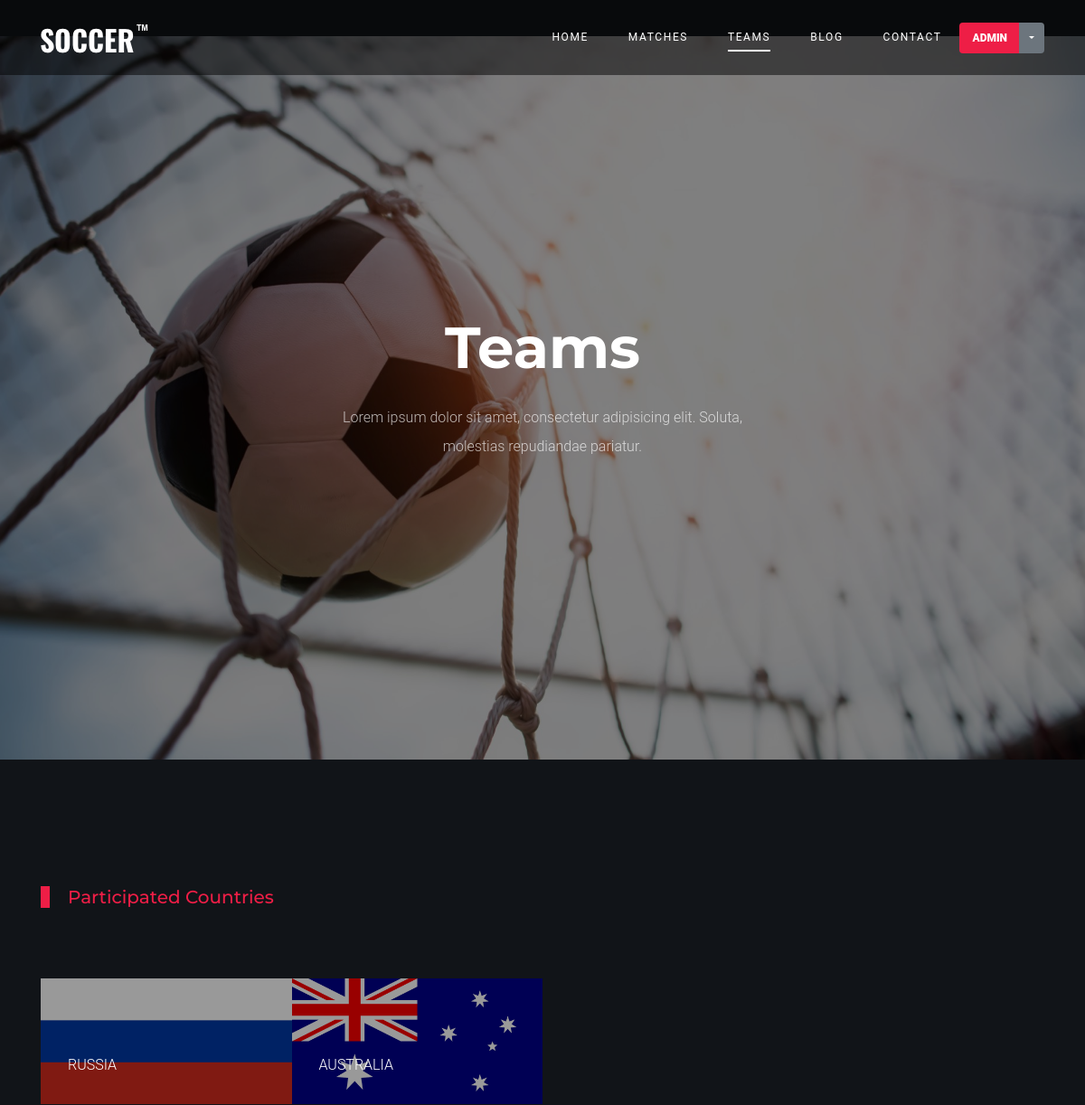
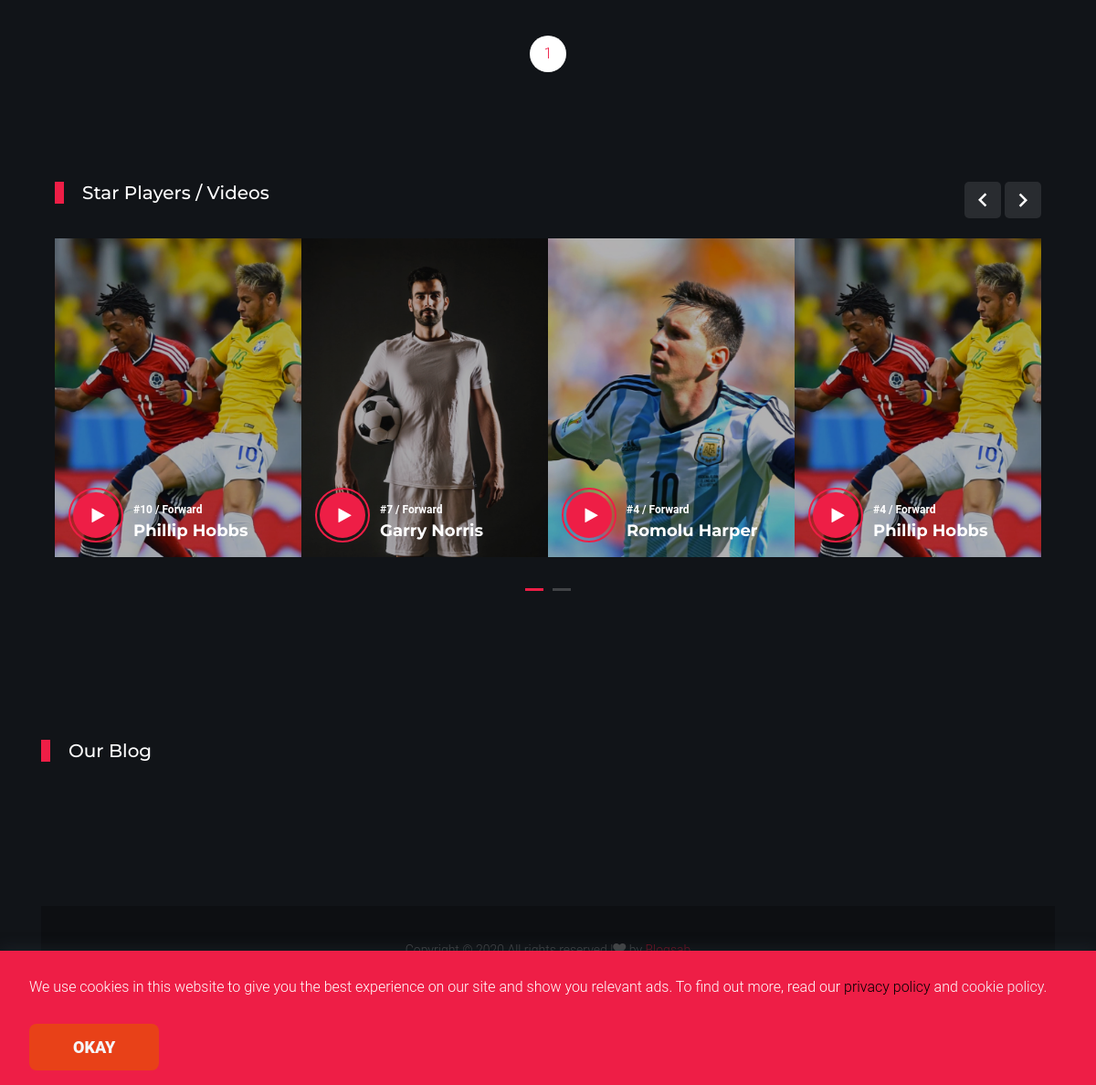
Page /teams/ (signed in) on the committed database (2 pictures, top to bottom).
### app/models.py (models this page shows, shortened)
class Country(models.Model):
	name = models.CharField(max_length=100)
	team_img = models.ImageField(null=True, blank=True)
	flag = models.ImageField(upload_to='country/',blank=False)
	slug = models.SlugField(unique=True)
	class Meta:
		unique_together = ('name', 'slug')

### app/views.py (the view)
# urls.py: path('teams/', views.teams, name='teams'),
@login_required
def teams(request):
	teams = Country.objects.all()
	paginator = Paginator(teams, 8)
	page = request.GET.get('page')
	teams = paginator.get_page(page)
	template = 'app/teams.html'
	context = {'teams': teams}
	return render(request, template, context)

### app/templates/app/teams.html (shortened to what this page needs)
{% extends 'base.html' %}
{% load static %}
{% block playersactive %} active {% endblock playersactive %}
{% block content %}
<div class="hero overlay" style="background-image: url('/static/images/bg_3.jpg');">
  <div class="container">
    <div class="row align-items-center">
      <div class="col-lg-5 mx-auto text-center">
        <h1 class="text-white">Teams</h1>
        <p>Lorem ipsum dolor sit amet, consectetur adipisicing elit. Soluta, molestias repudiandae pariatur.</p>
      </div>
    </div>
  </div>
</div>
<div class="latest-news">
  <div class="container">
    <div class="row">
      <div class="col-12 title-section">
        <h2 class="heading"><a href="">Participated Countries</a></h2>
      </div>
    </div>
    <div class="row no-gutters">
      {% for team in teams %}
      <div class="col-md-3">
         <a href="{% url 'single_country' team.slug %}">
        <div class="post-entry">
            <img src="{{team.flag.url}}" alt="Image" class="img-fluid">
          <div class="caption">
            <div class="caption-inner">
              <div class="author d-flex align-items-center">
                <div class="text text-white text-uppercase">
                {{team.name}}
                </div>
              </div>
            </div>
          </div>
        </div>
      </a>
      </div>
      {% endfor %}
    </div>
    <div class="row justify-content-center">
    <div class="col-lg-7 text-center">
      <div class="custom-pagination">
        {% for team in teams.paginator.page_range %}
          {% if teams.number == team %}
        <a href="?page={{team}}"><span>{{team}}</span></a>
          {% elif team > teams.number|add:'-3' and team < teams.number|add:'3' %}
          <a href="?page={{team}}">{{team}}</a>
          {% endif %}
        {% endfor %}
      </div>
    </div>
  </div>
<div class="site-section">
  <div class="container">
    <div class="row">
      <div class="col-6 title-section">
        <h2 class="heading">Star Players / Videos</h2>
      </div>
      <div class="col-6 text-right">
        <div class="custom-nav">
        <a href="#" class="js-custom-prev-v2"><span class="icon-keyboard_arrow_left"></span></a>
        <a href="#" class="js-custom-next-v2"><span class="icon-keyboard_arrow_right"></span></a>
        </div>
      </div>
    </div>
    <div class="owl-4-slider owl-carousel">
      <div class="item">
        <div class="video-media">
          <img src="{% static 'images/img_1.jpg' %}" alt="Image" class="img-fluid">
          <a href="https://vimeo.com/139714818" class="d-flex play-button align-items-center" data-fancybox>
            <span class="icon mr-3">
              <span class="icon-play"></span>
            </span>
            <div class="caption">
              <span class="meta">#10 / Forward</span>
              <h3 class="m-0">Phillip Hobbs</h3>
            </div>
          </a>
        </div>
      </div>
      <div class="item">
        <div class="video-media">
          <img src="{% static 'images/img_2.jpg' %}" alt="Image" class="img-fluid">
          <a href="https://vimeo.com/139714818" class="d-flex play-button align-items-center" data-fancybox>
            <span class="icon mr-3">
              <span class="icon-play"></span>
            </span>
            <div class="caption">
              <span class="meta">#7 / Forward</span>
              <h3 class="m-0">Garry Norris</h3>
            </div>
          </a>
        </div>
      </div>
      <div class="item">
        <div class="video-media">
          <img src="{% static 'images/img_3.jpg' %}" alt="Image" class="img-fluid">
          <a href="https://vimeo.com/139714818" class="d-flex play-button align-items-center" data-fancybox>
            <span class="icon mr-3">
              <span class="icon-play"></span>
            </span>
            <div class="caption">
              <span class="meta">#4 / Forward</span>
              <h3 class="m-0">Romolu Harper</h3>
            </div>
          </a>
        </div>
      </div>
      <div class="item">
        <div class="video-media">
          <img src="{% static 'images/img_1.jpg' %}" alt="Image" class="img-fluid">
          <a href="https://vimeo.com/139714818" class="d-flex play-button align-items-center" data-fancybox>
            <span class="icon mr-3">
              <span class="icon-play"></span>
            </span>
            <div class="caption">
              <span class="meta">#4 / Forward</span>
              <h3 class="m-0">Phillip Hobbs</h3>
            </div>
          </a>
        </div>
      </div>
      <div class="item">
        <div class="video-media">
          <a href="https://vimeo.com/139714818" class="d-flex play-button align-items-center" data-fancybox>
            <div class="caption">
              <h3 class="m-0">Romolu Harper</h3>
            </div>
          </a>
        </div>
      </div>
    </div>
  </div>
</div>
<div class="container site-section">
  <div class="row">
    <div class="col-6 title-section">
      <h2 class="heading">Our Blog</h2>
    </div>
  </div>
</div>
{% endblock content %}

### app/templates/base.html (shortened to what this page needs)
<!DOCTYPE html>
<html lang="en">
{% load static %}
<head>
  <link rel="stylesheet" href="{% static 'fonts/icomoon/style.css' %}">
  <link rel="stylesheet" href="{% static 'css/bootstrap/bootstrap.css' %}">
  <link rel="stylesheet" href="{% static 'css/jquery-ui.css' %}">
  <link rel="stylesheet" href="{% static 'css/owl.carousel.min.css' %}">
  <link rel="stylesheet" href="{% static 'css/owl.theme.default.min.css' %}">
  <link rel="stylesheet" href="{% static 'css/owl.theme.default.min.css' %}">
  <link rel="stylesheet" href="{% static 'css/jquery.fancybox.min.css' %}">
  <link rel="stylesheet" href="{% static 'css/bootstrap-datepicker.css' %}">
  <link rel="stylesheet" href="{% static 'fonts/flaticon/font/flaticon.css' %}">
  <link rel="stylesheet" href="{% static 'css/aos.css' %}">
  <link rel="stylesheet" href="{% static 'css/style.css' %}">
</head>
<body>
<header class="site-navbar py-4" role="banner">
      <div class="container">
        <div class="d-flex align-items-center">
          <div class="site-logo">
            <a href="{% url 'home' %}">
              <img src="{% static 'images/logo.png' %}" alt="Logo">
            </a>
          </div>
          <div class="ml-auto">
            <nav class="site-navigation position-relative fixed-top text-right" role="navigation">
              <ul class="site-menu main-menu js-clone-nav mr-auto d-none d-lg-block">
                <li class="{% block homeactive %} {% endblock homeactive %}">
                  <a href="{% url 'home' %}" class="nav-link">Home</a>
                </li>
                {% if user.is_authenticated %}
                <li class="{% block matchesactive %} {% endblock matchesactive %}">
                  <a href="{% url 'matches' %}" class="nav-link">Matches</a>
                </li>
                <li class="{% block playersactive %} {% endblock playersactive %}">
                  <a href="{% url 'teams' %}" class="nav-link">Teams</a>
                </li>
                {% endif %}
                <li class="{% block blogactive %} {% endblock blogactive %}">
                  <a href="{% url 'blog' %}" class="nav-link">Blog</a>
                </li>
                <li class="{% block contactactive %} {% endblock contactactive %}">
                  <a href="{% url 'contact' %}" class="nav-link">Contact</a>
                </li>
              </ul>
            </nav>
          </div>
            {% if user.is_authenticated %}
            <div class="btn-group">
              <a href="#" class="btn btn-primary">{{ user.username }}</a>
              <button type="button" class="btn btn-secondary dropdown-toggle dropdown-toggle-split" data-toggle="dropdown" aria-haspopup="true" aria-expanded="false">
              </button>
            </div>
            {% else %}
          <form class="form-inline my-2 my-lg-0">
            <a href="{% url 'login' %}" class="btn btn-outline-warning">Login</a>
            <a href="{% url 'signup' %}" class="btn btn-primary ml-2">Sign Up</a>
          </form>
          {% endif %}
        </div>
      </div>
    </header>
{% block content %}
{% endblock content %}
<div class="cookie-container bg-primary text-white">
      <p>
        We use cookies in this website to give you the best experience on our
        site and show you relevant ads. To find out more, read our
        <a href="#" style="color: black;">privacy policy</a> and <a href="#">cookie policy</a>.
      </p>
      <button class="cookie-btn btn btn-info">
        Okay
      </button>
    </div>
    <footer class="footer-section" style="padding: 10px 0px;">
              <p class="text-center">
                   by <a href="https://www.blogsab.com" target="_blank">Blogsab</a>
              </p>
    </footer>
</body>
</html>

### app/templates/base.html (style rules this page uses)
* { margin: 0; }
body { font-family: "Roboto", sans-serif; }
p { margin: 24px 0; line-height: 2; }
.cookie-container { position: fixed; bottom: -100%; left: 0; right: 0; background: #2f3640; color: #f5f6fa; padding: 0 32px; box-shadow: 0 -2px 16px rgba(47, 54, 64, 0.39); transition: 400ms; }
.cookie-container.active { bottom: 0; }
.cookie-container a { color: #f5f6fa; }
.cookie-btn { background: #e84118; border: 0; color: #f5f6fa; padding: 12px 48px; font-size: 18px; margin-bottom: 16px; border-radius: 8px; cursor: pointer; }

### rows in the picture
Country: flag (picture), name "RUSSIA"
Country: flag (picture), name "AUSTRALIA"

### other values in the picture
{{ user.username }} "ADMIN"
{{ team }} "1"
